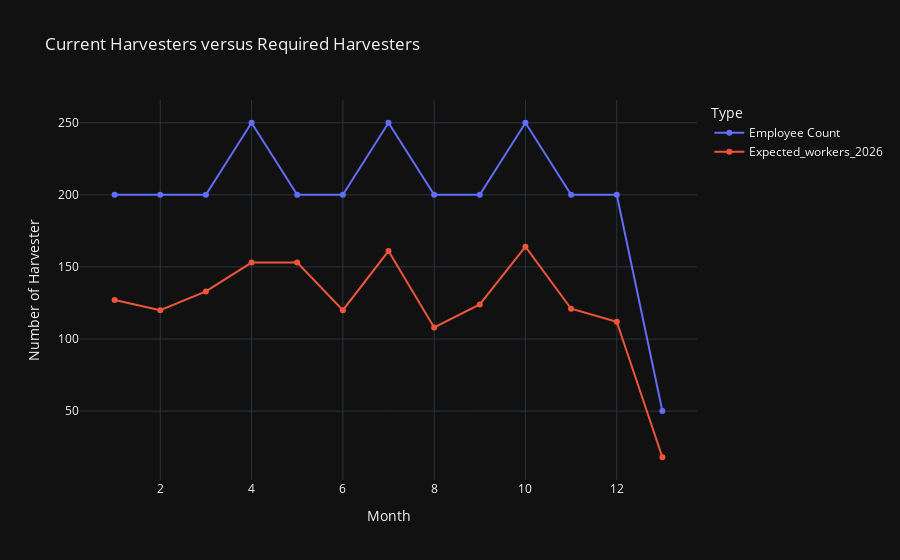

Source (notebook cell):
### Markdown cell above
• Create a visualization comparing current harvesters versus required harvesters for each month.

### Code cell
# Reshaping the Data for Plotly
df_melted = harvesters_df.melt(id_vars=["Month"], value_vars=['Employee Count',	'Expected_workers_2026'],
                     var_name="Type", value_name="Harvesters")

# Create Line Plot
fig = px.line(df_melted, x="Month", y="Harvesters", color="Type", 
              markers=True, title="Current Harvesters versus Required Harvesters")

# Customize Layout
fig.update_layout(
    xaxis_title="Month",
    yaxis_title="Number of Harvester",
    template="plotly_dark",  # Try "plotly", "ggplot2", "seaborn" for different styles
    hovermode="x unified"
)

# Show Plot
fig.show()

### Figure 1 — Plotly figure (JSON) as saved in the notebook; plotly's stock layout.template omitted (floating-point values rounded to 4 significant figures)
{"data": [{"hovertemplate": "Type=Employee Count<br>Month=%{x}<br>Harvesters=%{y}<extra></extra>", "legendgroup": "Employee Count", "line": {"color": "#636efa", "dash": "solid"}, "marker": {"symbol": "circle"}, "mode": "lines+markers", "name": "Employee Count", "orientation": "v", "showlegend": true, "type": "scatter", "x": [1, 2, 3, 4, 5, 6, 7, 8, 9, 10, 11, 12, 13], "xaxis": "x", "y": [200.0, 200.0, 200.0, 250.0, 200.0, 200.0, 250.0, 200.0, 200.0, 250.0, 200.0, 200.0, 50.0], "yaxis": "y"}, {"hovertemplate": "Type=Expected_workers_2026<br>Month=%{x}<br>Harvesters=%{y}<extra></extra>", "legendgroup": "Expected_workers_2026", "line": {"color": "#EF553B", "dash": "solid"}, "marker": {"symbol": "circle"}, "mode": "lines+markers", "name": "Expected_workers_2026", "orientation": "v", "showlegend": true, "type": "scatter", "x": [1, 2, 3, 4, 5, 6, 7, 8, 9, 10, 11, 12, 13], "xaxis": "x", "y": [127.0, 120.0, 133.0, 153.0, 153.0, 120.0, 161.0, 108.0, 124.0, 164.0, 121.0, 112.0, 18.0], "yaxis": "y"}], "layout": {"hovermode": "x unified", "legend": {"title": {"text": "Type"}, "tracegroupgap": 0}, "title": {"text": "Current Harvesters versus Required Harvesters"}, "xaxis": {"anchor": "y", "domain": [0, 1], "title": {"text": "Month"}}, "yaxis": {"anchor": "x", "domain": [0, 1], "title": {"text": "Number of Harvester"}}}}
